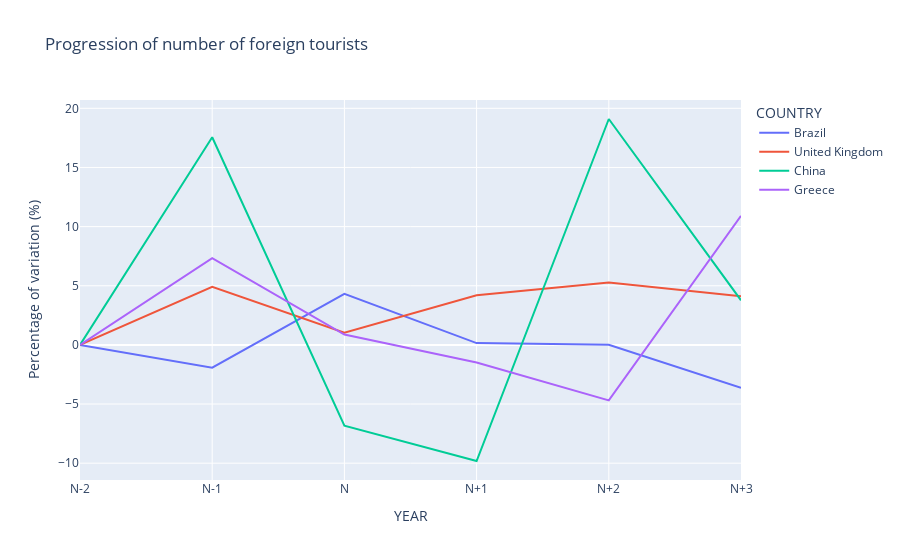

Notebook cell for this chart:
### Code cell
import plotly.express as px 

fig = px.line(foreign_tourists,x='YEAR', y='Percentage of variation (%)', color='COUNTRY',
              title='Progression of number of foreign tourists' )
fig.show()

### Figure 1 — Plotly figure (JSON) as saved in the notebook; plotly's stock layout.template omitted (floating-point values rounded to 4 significant figures)
{"data": [{"hovertemplate": "COUNTRY=Brazil<br>YEAR=%{x}<br>Percentage of variation (%)=%{y}<extra></extra>", "legendgroup": "Brazil", "line": {"color": "#636efa", "dash": "solid"}, "mode": "lines", "name": "Brazil", "orientation": "v", "showlegend": true, "type": "scatter", "x": ["N-2", "N-1", "N", "N+1", "N+2", "N+3"], "xaxis": "x", "y": [0, -1.928, 4.313, 0.152, 0.01518, -3.627], "yaxis": "y"}, {"hovertemplate": "COUNTRY=United Kingdom<br>YEAR=%{x}<br>Percentage of variation (%)=%{y}<extra></extra>", "legendgroup": "United Kingdom", "line": {"color": "#EF553B", "dash": "solid"}, "mode": "lines", "name": "United Kingdom", "orientation": "v", "showlegend": true, "type": "scatter", "x": ["N-2", "N-1", "N", "N+1", "N+2", "N+3"], "xaxis": "x", "y": [0, 4.901, 1.035, 4.19, 5.273, 4.103], "yaxis": "y"}, {"hovertemplate": "COUNTRY=China<br>YEAR=%{x}<br>Percentage of variation (%)=%{y}<extra></extra>", "legendgroup": "China", "line": {"color": "#00cc96", "dash": "solid"}, "mode": "lines", "name": "China", "orientation": "v", "showlegend": true, "type": "scatter", "x": ["N-2", "N-1", "N", "N+1", "N+2", "N+3"], "xaxis": "x", "y": [0, 17.56, -6.834, -9.816, 19.1, 3.77], "yaxis": "y"}, {"hovertemplate": "COUNTRY=Greece<br>YEAR=%{x}<br>Percentage of variation (%)=%{y}<extra></extra>", "legendgroup": "Greece", "line": {"color": "#ab63fa", "dash": "solid"}, "mode": "lines", "name": "Greece", "orientation": "v", "showlegend": true, "type": "scatter", "x": ["N-2", "N-1", "N", "N+1", "N+2", "N+3"], "xaxis": "x", "y": [0, 7.338, 0.875, -1.488, -4.696, 10.91], "yaxis": "y"}], "layout": {"legend": {"title": {"text": "COUNTRY"}, "tracegroupgap": 0}, "title": {"text": "Progression of number of foreign tourists"}, "xaxis": {"anchor": "y", "domain": [0, 1], "title": {"text": "YEAR"}}, "yaxis": {"anchor": "x", "domain": [0, 1], "title": {"text": "Percentage of variation (%)"}}}}
